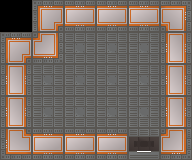

Rendered tile map (Tiled .tmx) drawn with the repository's tilesets; below, a short description and the full map source, tile grids included:
An orthogonal 6x5 tile map with 32x32 px tiles, 3 tile layers (Color Fill, Background, Walls), 4 tilesets and 7 objects (4x rock, alien, playerSpawn, exit).

<map version="1.4" tiledversion="1.4.2" orientation="orthogonal" renderorder="right-down" width="6" height="5" tilewidth="32" tileheight="32" infinite="0" nextlayerid="6" nextobjectid="8">
 <tileset firstgid="1" name="Floor" tilewidth="32" tileheight="32" tilecount="63" columns="7">
  <image source="../Assets/tileset.png" width="224" height="288" />
 </tileset>
 <tileset firstgid="64" name="Rocks" tilewidth="32" tileheight="32" tilecount="1" columns="1">
  <image source="../Assets/addwork.png" width="32" height="32" />
 </tileset>
 <tileset firstgid="65" name="Aliens" tilewidth="32" tileheight="32" tilecount="2" columns="2">
  <image source="../Assets/aliensprite_idle.png" width="64" height="32" />
 </tileset>
 <tileset firstgid="67" name="Black Blocks" tilewidth="32" tileheight="32" tilecount="576" columns="24">
  <image source="../Assets/blacksquare.png" width="768" height="768" />
 </tileset>
 <layer id="5" name="Color Fill" width="6" height="5">
  <data encoding="csv">
67,0,0,0,0,0,
0,0,0,0,0,0,
0,0,0,0,0,0,
0,0,0,0,0,0,
0,0,0,0,0,0
</data>
 </layer>
 <layer id="1" name="Background" width="6" height="5" locked="1">
  <data encoding="csv">
0,0,0,0,0,0,
0,0,9,9,9,0,
0,9,9,9,9,0,
0,9,9,9,9,0,
0,0,0,0,35,0
</data>
 </layer>
 <layer id="2" name="Walls" width="6" height="5" locked="1">
  <data encoding="csv">
0,22,2,2,2,6,
22,11,0,0,0,8,
8,0,0,0,0,8,
8,0,0,0,0,8,
13,2,2,2,0,11
</data>
 </layer>
 <objectgroup id="3" name="Group">
  <object id="1" name="rock" gid="64" x="96" y="64" width="32" height="32" />
  <object id="2" name="rock" gid="64" x="96" y="96" width="32" height="32" />
  <object id="3" name="rock" gid="64" x="96" y="128" width="32" height="32" />
  <object id="4" name="alien" gid="65" x="32" y="96" width="32" height="32" />
  <object id="7" name="rock" gid="64" x="32" y="128" width="32" height="32" />
 </objectgroup>
 <objectgroup id="4" name="Player">
  <object id="5" name="playerSpawn" x="144" y="112">
   <point />
  </object>
  <object id="6" name="exit" x="128" y="128" width="32" height="32" />
 </objectgroup>
</map>
